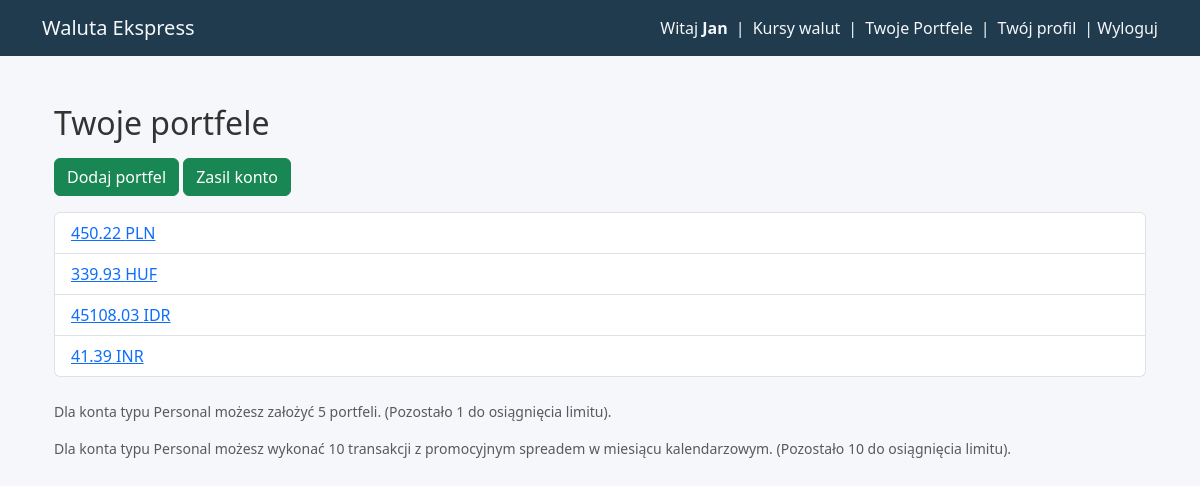
Before: /wallets/ (signed in) with the older database file.
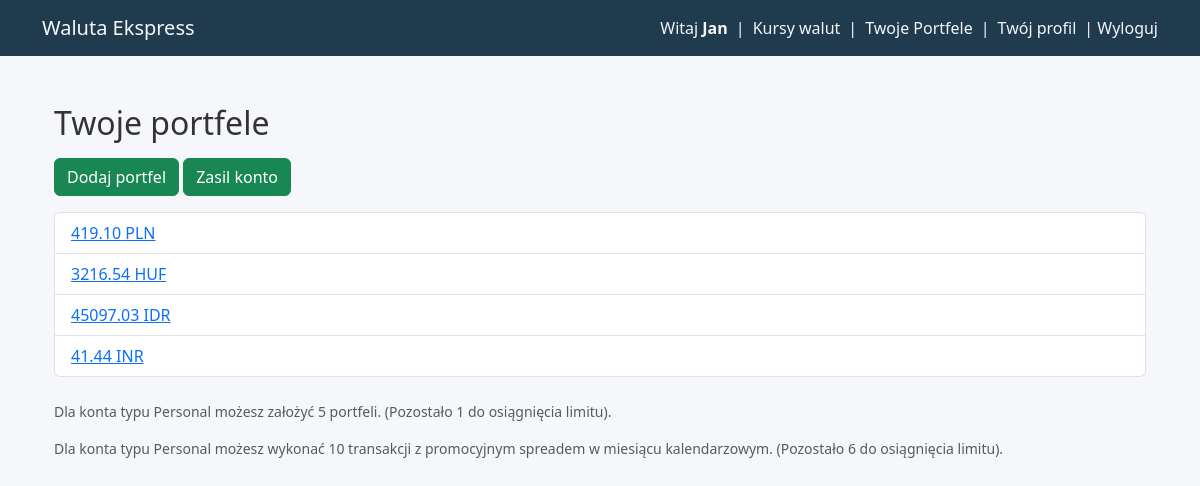
After: the same page with the newer database file.
### apps/backend_brokers/models.py (models this page shows, shortened)
class Wallet(models.Model):
    SELECTABLE_CURRENCIES = [
        ("PLN", "polski nowy złoty"),
        ("EUR", "euro"),
        ("USD", "dolar amerykański"),
        ("AUD", "dolar australijski"),
        ("BGN", "lew (Bułgaria)"),
        ("BRL", "real (Brazylia)"),
        ("CAD", "dolar kanadyjski"),
        ("CHF", "frank szwajcarski"),
        ("CLP", "peso chilijskie"),
        ("CNY", "yuan renminbi (Chiny)"),
        ("CZK", "korona czeska"),
        ("DKK", "korona duńska"),
        ("GBP", "funt szterling"),
        ("HKD", "dolar Hongkongu"),
        ("HUF", "forint (Węgry)"),
        ("IDR", "rupia indonezyjska"),
        ("ILS", "nowy izraelski szekel"),
        ("INR", "rupia indyjska"),
        ("ISK", "korona islandzka"),
        ("JPY", "jen (Japonia)"),
        ("KRW", "won południowokoreański"),
        ("MXN", "peso meksykańskie"),
        ("MYR", "ringgit (Malezja)"),
        ("NOK", "korona norweska"),
        ("NZD", "dolar nowozelandzki"),
        ("PHP", "peso filipińskie"),
        ("RON", "lej rumuński"),
        ("SEK", "korona szwedzka"),
        ("SGD", "dolar singapurski"),
        ("THB", "bat (Tajlandia)"),
        ("TRY", "lira turecka"),
        ("UAH", "hrywna (Ukraina)"),
        ("XDR", "SDR (MFW)"),
        ("ZAR", "rand (Republika Południowej Afryki)"),
    ]  # Added to automate drop-down lists
    user = models.ForeignKey(
        Profile,
        on_delete=models.SET_DEFAULT,
        related_name="wallets",
        default="deleted_user",
    )
    wallet_id = models.CharField(max_length=50, unique=True)
    currency = models.CharField(max_length=10, choices=SELECTABLE_CURRENCIES)
    iban = models.CharField(max_length=34, unique=True)
    balance = models.DecimalField(
        max_digits=12, decimal_places=2, default=0.00
    )  # Adjusted per Django Antipatterns
    wallet_status = models.CharField(max_length=50, default="active")

### apps/backend_brokers/views.py (the view)
# urls.py: path("wallets/", views.wallet, name="wallets"),
@login_required
def wallet(request):
    now = timezone.now()
    wallets = Wallet.objects.filter(user_id=request.user.id, wallet_status="active")
    wallets_count = wallets.count()
    wallets_remaining = request.user.profile.wallet_limit - wallets_count
    transactions_current_month = Transaction.objects.filter(
        user_id=request.user.id, visible_to='user', created_at__year=now.year, created_at__month=now.month
    )
    transactions_count = transactions_current_month.count()
    transactions_remaining = request.user.profile.transaction_limit - transactions_count
    return render(
        request,
        "backend_brokers/list_of_wallets.html",
        {
            "wallets": wallets,
            "wallets_count": wallets_count,
            "wallets_remaining": wallets_remaining,
            "transactions_current_month": transactions_current_month,
            "transactions_count": transactions_count,
            "transactions_remaining": transactions_remaining,
        },
    )

### apps/backend_brokers/templates/backend_brokers/list_of_wallets.html (shortened to what this page needs)
{% extends 'backend_brokers/base.html' %}
{% block content %}
<div class="container mt-5">
    <h2 class="mb-3">Twoje portfele</h2>
    <div>
        <a class="btn btn-success mb-3" href="{% url 'add_wallet' %}">Dodaj portfel</a>
        <a class="btn btn-success mb-3" href="{% url 'deposit' %}" >Zasil konto</a>
    </div>
    <ul class="list-group mb-4">
        {% for wallet in wallets %}
            <li class="list-group-item d-flex justify-content-between align-items-center">
                <a href="{% url 'wallet_transactions' wallet.id %}">
                    {{ wallet.balance|floatformat:2 }} {{ wallet.currency }}
                </a>
            </li>
        {% empty %}
            <li class="list-group-item">Brak portfeli</li>
        {% endfor %}
    </ul>
    <div class="wallet-creation text-muted small">
        <p>Dla konta typu {{ request.user.profile.get_account_type_display }} możesz założyć {{ request.user.profile.wallet_limit }} portfeli. (Pozostało {{ wallets_remaining }} do osiągnięcia limitu).</p>
        <p>Dla konta typu {{ request.user.profile.get_account_type_display }} możesz wykonać {{ request.user.profile.transaction_limit }} transakcji z promocyjnym spreadem w miesiącu kalendarzowym. (Pozostało {{ transactions_remaining }} do osiągnięcia limitu).</p>
    </div>
</div>
{% endblock %}

Changed rows visible on the page:
changed Wallet "PLN": balance "450.22" → "419.10"
changed Wallet "HUF": balance "339.93" → "3216.54"
changed Wallet "IDR": balance "45108.03" → "45097.03"
changed Wallet "INR": balance "41.39" → "41.44"
Other visible differences:
{{ transactions_remaining }}: "10" → "6"
